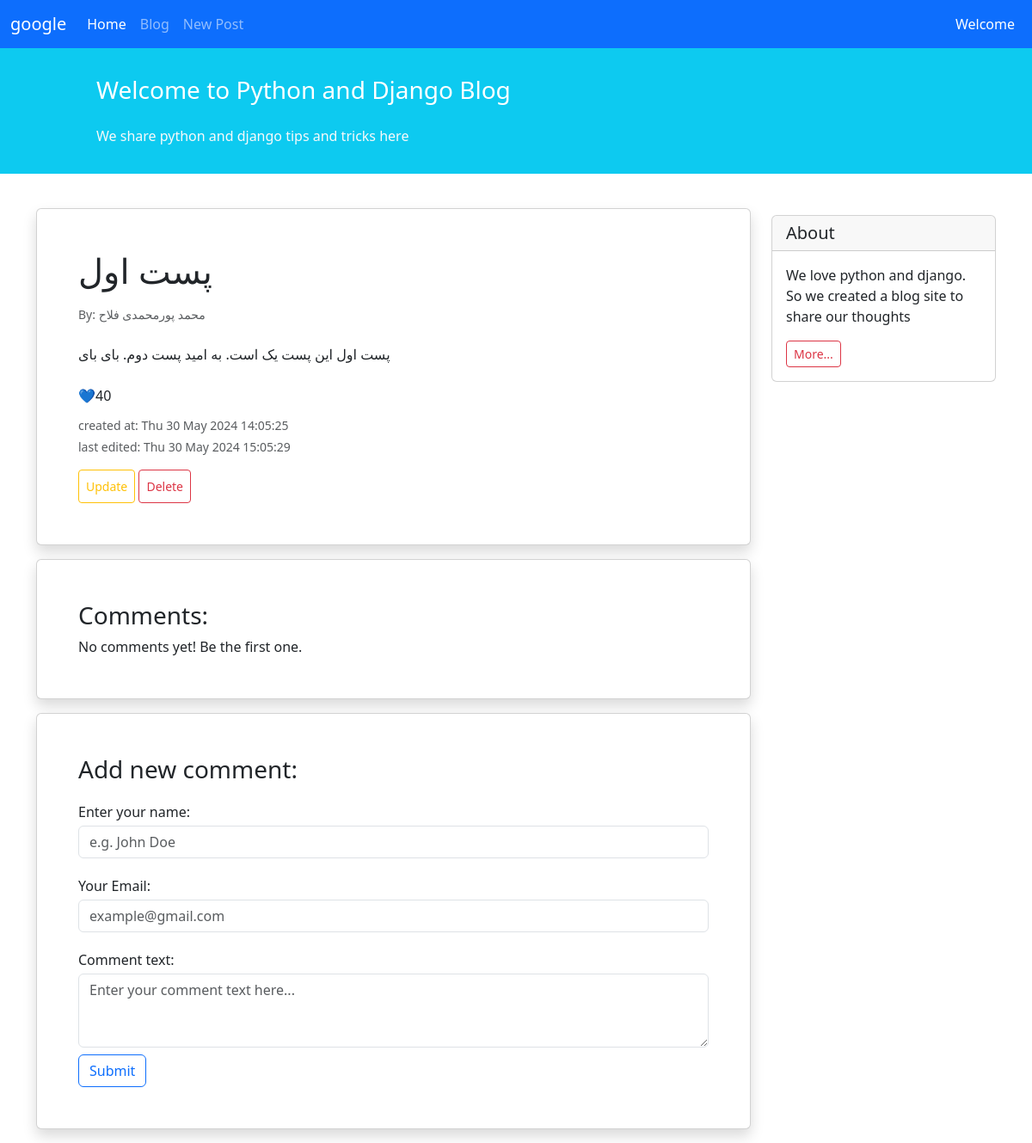
/detail/4/, run on the app's committed database.
### blog/models.py (models this page shows, shortened)
class BlogPost(models.Model):
    STATUS_CHOICES = (
        ('p', 'Published'),
        ('d', 'Draft'),
    )
    title = models.CharField(max_length=256, verbose_name='عنوان')
    text = models.TextField(verbose_name='متن پست')
    author = models.ForeignKey(get_user_model(), on_delete=models.PROTECT)
    datetime_created = models.DateTimeField(auto_now_add=True)
    datetime_modified = models.DateTimeField(auto_now=True)
    status = models.CharField(max_length=1, choices=STATUS_CHOICES)
    likes = models.PositiveIntegerField(default=0)

### blog/views.py (the view)
# urls.py: path('detail/<int:pk>/', views.post_detail_view, name='post_detail'),
def post_detail_view(request, pk):
    post = get_object_or_404(BlogPost, pk=pk)
    context = {
        'post': post,
    }
    return render(request, 'blog/post_detail.html', context=context)

### blog/templates/blog/post_detail.html (shortened to what this page needs)
{% extends "_base.html" %}
{% block content %}
<div class="card shadow my-3 p-5">
    <h1>{{ post.title }}</h1>
    <p class="small text-muted mt-2">By: {{ post.author.first_name }} {{ post.author.last_name }} </p>
    <p class="mt-2">{{ post.text }}</p>
    <p class="mt-2">💙{{ post.likes }}</p>
    <p class="card-subtitle mb-2 text-muted small">created at: {{ post.datetime_created|date:'D d M Y H:m:s' }}</p>
    <p class="card-subtitle mb-2 text-muted small">last edited: {{ post.datetime_modified|date:'D d M Y H:m:s' }}</p>
    <div>
        <a href="{% url 'post_update' post.pk %}" class="btn btn-sm btn-outline-warning p-2 mt-2">Update</a>
        <a href="{% url 'post_delete' post.pk %}" class="btn btn-sm btn-outline-danger p-2 mt-2">Delete</a>
    </div>
</div>
<div class="card shadow my-3 p-5">
    <h3>Comments:</h3>
        No comments yet! Be the first one.
</div>
<div class="card shadow my-3 p-5">
    <h3>Add new comment:</h3>
    <form method="POST">
        <div class="form-group py-2">
            <label class="py-1" for="author_name">Enter your name:</label>
            <input type="text" class="form-control" placeholder="e.g. John Doe" name="author_name">
        </div>
        <div class="form-group py-2">
            <label class="py-1" for="email">Your Email:</label>
            <input type="email" class="form-control" placeholder="example@gmail.com" name="email">
        </div>
        <div class="form-group py-2">
            <label class="py-1" for="comment_text">Comment text:</label>
            <textarea class="form-control" name="text" rows="3" placeholder="Enter your comment text here..."></textarea>
        </div>
        <button type="submit" class="btn btn-outline-primary">Submit</button>
    </form>
</div>
{% endblock content %}

### data on the page
BlogPost: title "پست اول", author.first_name "محمد", author.last_name "پورمحمدی فلاح", text "پست اول این پست یک است. به امید پست دوم. بای بای", likes "40", datetime_created "Thu 30 May 2024 14:05:25", datetime_modified "Thu 30 May 2024 15:05:29"
